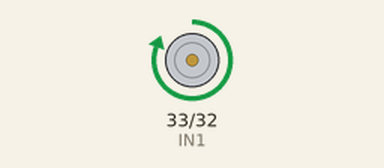
The sketch below on a simulated ESP32. Shown: motor-driver pin pairs drawn as motors (green arrow = first pin HIGH = forward, orange = second pin HIGH = backward, longer = more drive).

Above: at 0.5 s.
Timing chart, 0 to 4.6 s (numbered marks = the images above):
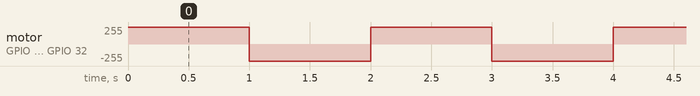

The sketch:

13.1_dc.ino
```cpp
const int IN1 = 33;
const int IN2 = 32;
void setup()
{
  pinMode(IN1, OUTPUT);
  pinMode(IN2, OUTPUT);
}
void loop()
{
  digitalWrite(IN1, HIGH);
  digitalWrite(IN2, LOW);
  delay(1000);
  digitalWrite(IN1, LOW);
  digitalWrite(IN2, HIGH);
  delay(1000);
}
```

Measured:
- by itself, motor on GPIO 33 (IN1) / GPIO 32 (IN2): alternates forward 255/255 for 1.0 s and backward 255/255 for 1.0 s
